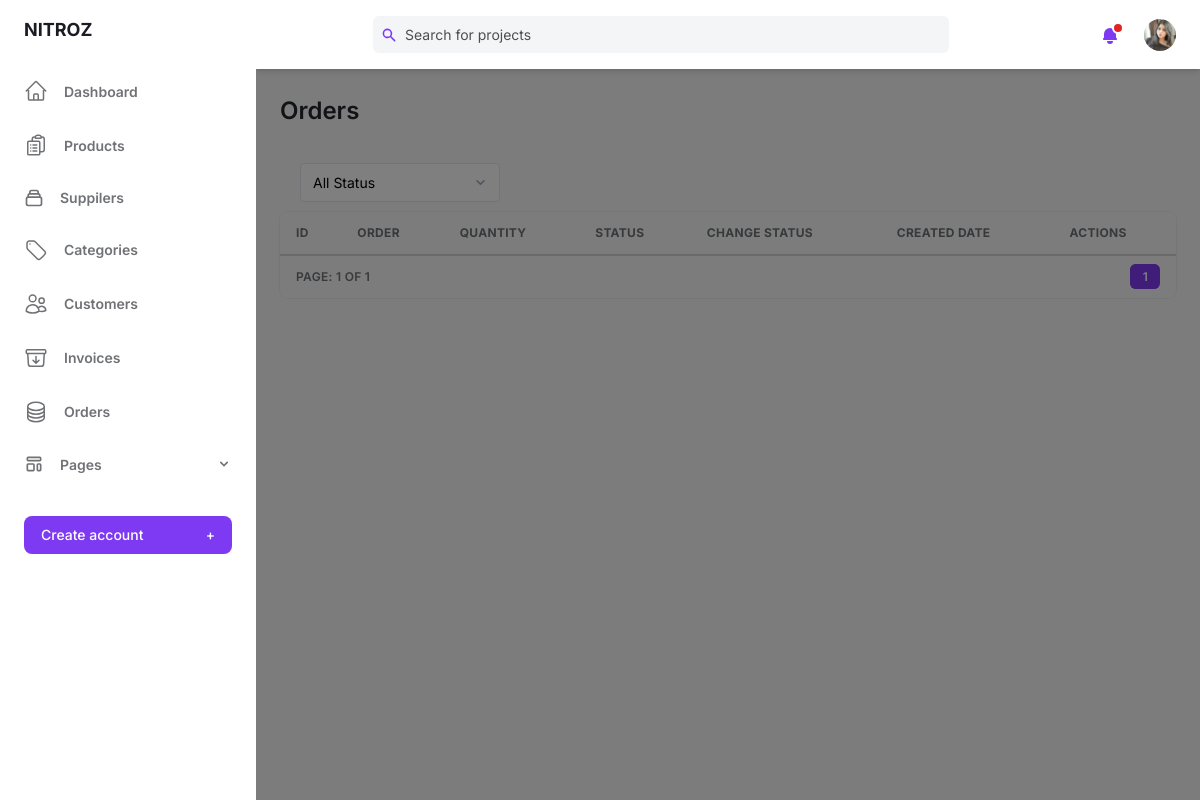
Before: /super/order/ (signed in) with the older database file.
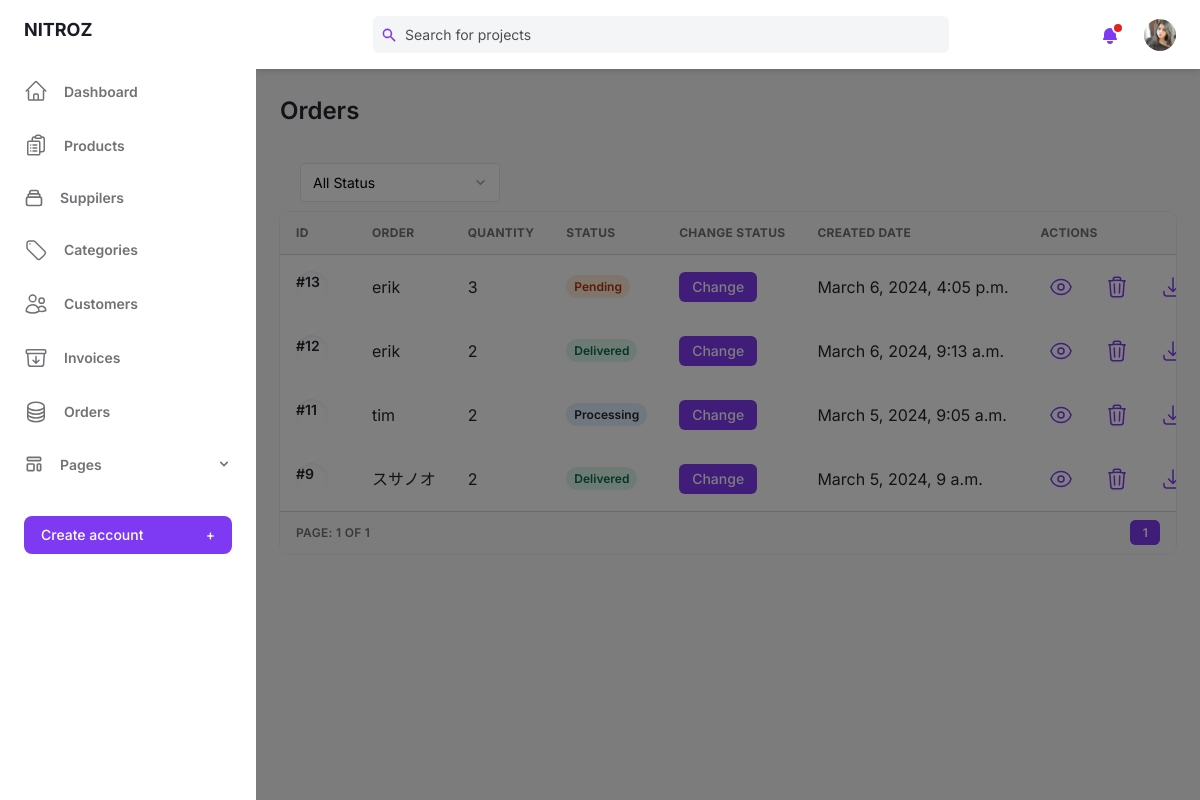
After: the same page with the newer database file.
### base/models.py (models this page shows, shortened)
class Order(models.Model):
    user = models.ForeignKey(User,on_delete=models.DO_NOTHING)
    status = models.SmallIntegerField(default=1)
    updated = models.DateTimeField(auto_now=True)
    created = models.DateTimeField(auto_now_add=True)
    class Meta:
        ordering = ['-created']

class User(AbstractUser):
    birth = models.DateField(blank=True,null=True)
    gender = models.BooleanField(default=False)
    email = models.EmailField(unique=True)
    phone = models.CharField(max_length=10,blank=True,null=True)
    avatar = models.ImageField(null=True,blank=True,upload_to='users/',default= 'users/avatar.svg')
    old_cart = models.CharField(max_length=200, blank=True, null=True)
    updated = models.DateTimeField(auto_now=True)
    created = models.DateTimeField(auto_now_add=True)
    USERNAME_FIELD = 'email'
    REQUIRED_FIELDS = []
    @property
    def ImageURL(self):
        try:
            url = self.avatar.url
        except:
            url = ''
        return url
    objects = CustomUserManager()

class OrderItem(models.Model):
    order = models.ForeignKey(Order,on_delete=models.CASCADE)
    product = models.ForeignKey(Product, on_delete=models.DO_NOTHING)
    quantity = models.PositiveIntegerField(default=0, null=True, blank=True)
    updated = models.DateTimeField(auto_now=True)
    added = models.DateTimeField(auto_now_add=True)

### base/views.py (the view)
# urls.py: path('super/order/', views.orderAdmin, name="orderAdmin"),
@login_required(login_url='/super/login/')
def orderAdmin(request):
    pageView = 'read'
    if 'q' in request.GET:
        q = request.GET['q']
        mutiple_q = Q( Q(user__username__icontains=q) |
                       Q(user__first_name__icontains=q) |
                       Q(user__last_name__icontains=q))
        orders = Order.objects.filter(mutiple_q)
    else:
        orders = Order.objects.all()
    status_filter = request.GET.get('status')
    if status_filter:
        if status_filter == '0':
            return redirect('orderAdmin')
        else:
            orders = orders.filter(status=status_filter)
    page = Paginator(orders, 4)
    page_list = request.GET.get('page')
    page = page.get_page(page_list)
    context = {'orders':orders, 'page':page, 'pageView':pageView}
    return render(request, 'base/admin/order.html', context)

### base/context_processors.py (called while the page is built)
def cart(request):
    return {'cart': Cart(request)}

### base/templates/base/admin/order.html (shortened to what the changed rows need)
{% extends "admin/main.html" %}
{% block content %}
<main class="h-full pb-16 overflow-y-auto">
    <div class="container grid px-6 mx-auto">
    {% if pageView == 'read' %}
    <h2 class="my-6 text-2xl font-semibold text-gray-700 dark:text-gray-200">Orders</h2>
    {% endif %}
    {% if pageView == 'read' %}
      <div class="w-full overflow-hidden rounded-lg shadow-xs">
        <div class="w-full overflow-x-auto">
            <table class="w-full whitespace-no-wrap">
                <thead>
                <tr class="text-xs font-semibold tracking-wide text-left text-gray-500 uppercase border-b dark:border-gray-700 bg-gray-50 dark:text-gray-400 dark:bg-gray-800">
                    <th class="px-4 py-3">ID</th>
                    <th class="px-4 py-3">Order</th>
                    <th class="px-4 py-3">Quantity</th>
                    <th class="px-4 py-3">Status</th>
                    <th class="px-4 py-3">Change Status</th>
                    <th class="px-4 py-3">Created Date</th>
                    <th class="px-4 py-3">Actions</th>
                </tr>
                </thead>
                {% for order in page.object_list %}
                <tbody class="bg-white divide-y dark:divide-gray-700 dark:bg-gray-800">
                <tr class="text-gray-700 dark:text-gray-400">
                    <td class="px-4 py-3">
                    <div class="flex items-center text-sm">
                        <div class="relative hidden w-8 h-8 mr-3 rounded-full md:block">
                        <div class="absolute inset-0 rounded-full shadow-inner" aria-hidden="true"></div>
                        <p class="font-semibold">#{{order.id}}</p>
                        </div>
                    </div>
                    </td>
                    <td class="px-4 py-3">{{order.user.username}}</td>
                    <td class="px-4 py-3">{{order.orderitem_set.all|length}}</td>
                    <td class="px-4 py-3 text-xs">
                        {% if order.status == 1 %}
                        <span class="px-2 py-1 font-semibold leading-tight text-orange-700 bg-orange-100 rounded-full dark:text-white dark:bg-orange-600">
                        Pending</span>
                        {% elif order.status == 2 %}
                        <span class="px-2 py-1 font-semibold leading-tight text-dark-700 bg-blue-100 rounded-full dark:bg-blue-700 dark:text-dark-100">
                            Processing</span>
                        </td>
                        {% elif order.status == 3 %}
                        <span class="px-2 py-1 font-semibold leading-tight text-gray-700 bg-gray-100 rounded-full dark:text-gray-100 dark:bg-gray-700">
                        Cancel</span>
                        {% elif order.status == 4 %}
                        <span class="px-2 py-1 font-semibold leading-tight text-green-700 bg-green-100 rounded-full dark:text-green-100 dark:bg-green-700">
                            Delivered</span>
                        {% endif %}
                    </td>
                    <td class="px-4 py-3">
                      {% if order.status == 1 or order.status == 2 %}
                      <button class="px-3 py-1 text-sm font-medium leading-5 text-white transition-colors duration-150 bg-purple-600 border border-transparent rounded-md active:bg-purple-600 hover:bg-purple-700 focus:outline-none focus:shadow-outline-purple">
                        <a href="#">Change</a>
                      </button>
                      {% elif request.user.is_superuser %}
                      <button class="px-3 py-1 text-sm font-medium leading-5 text-white transition-colors duration-150 bg-purple-600 border border-transparent rounded-md active:bg-purple-600 hover:bg-purple-700 focus:outline-none focus:shadow-outline-purple">
                        <a href="{% url "updateOrderStatus" order.id %}">Change</a>
                      </button>
                      {% endif %}
                    </td>
                    <td class="px-4 py-3">{{order.created}}</td>
                    <td class="px-4 py-3">
                    <div class="flex items-center space-x-4 text-sm">
                        <button class="flex items-center justify-between px-2 py-2 text-sm font-medium leading-5 text-purple-600 rounded-lg dark:text-gray-400 focus:outline-none focus:shadow-outline-gray"
                        aria-label="Edit"><a href="{% url "orderDetail" order.id %}">
                            </a>
                        </button>
                        {% if request.user.is_superuser %}
                        <button class="flex items-center justify-between px-2 py-2 text-sm font-medium leading-5 text-purple-600 rounded-lg dark:text-gray-400 focus:outline-none focus:shadow-outline-gray"
                        aria-label="Delete"><a href="{% url "deleteOrder" order.id %}">
                          </a>
                        </button>
                        {% endif %}
                        <button class="flex items-center justify-between px-2 py-2 text-sm font-medium leading-5 text-purple-600 rounded-lg dark:text-gray-400 focus:outline-none focus:shadow-outline-gray"
                        aria-label="Edit"><a href="{% url "generateOrderPDF" order.id %}">
                          <svg xmlns="http://www.w3.org/2000/svg" fill="none" viewBox="0 0 24 24" stroke-width="1.5" stroke="currentColor" class="w-6 h-6">
                            <path stroke-linecap="round" stroke-linejoin="round" d="M3 16.5v2.25A2.25 2.25 0 0 0 5.25 21h13.5A2.25 2.25 0 0 0 21 18.75V16.5M16.5 12 12 16.5m0 0L7.5 12m4.5 4.5V3" />
                          </svg></a>
                        </button>
                    </div>
                    </td>
                </tr>
                </tbody>
                {% endfor %}
            </table>
        </div>
        <div
          class="grid px-4 py-3 text-xs font-semibold tracking-wide text-gray-500 uppercase border-t dark:border-gray-700 bg-gray-50 sm:grid-cols-9 dark:text-gray-400 dark:bg-gray-800"
        >
          <span class="flex col-span-4 mt-2 sm:mt-auto sm:justify-end">
            <nav aria-label="Table navigation">
              <ul class="inline-flex items-center">
                {% for num_page in page.paginator.page_range %}
                    {% if num_page == 1 or num_page == page.paginator.num_pages or num_page == page.number or num_page == page.number|add:"-1" or num_page == page.number|add:"-2" or num_page == page.number|add:"1" or num_page == page.number|add:"2" %}
                        {% if page.number == num_page %}
                        <li><a class="px-3 py-1 text-white transition-colors duration-150 bg-purple-600 border border-r-0 border-purple-600 rounded-md focus:outline-none focus:shadow-outline-purple"
                        href="{% url 'orderAdmin' %}?page={{num_page}}{% if request.GET.q %}&q={{ request.GET.q }}{% endif %}">{{num_page}}</a>
                        </li>
                        {% else %}
                        <li><a class="px-3 py-1 rounded-md focus:outline-none focus:shadow-outline-purple"
                        href="{% url 'orderAdmin' %}?page={{num_page}}{% if request.GET.q %}&q={{ request.GET.q }}{% endif %}">{{num_page}}</a>
                        </li>
                        {% endif %}
                    {% elif num_page == page.paginator.num_pages|add:"-1" or num_page == 2 %}
                        <li><span class="px-3 py-1">...</span></li>
                    {% endif %}
                {% endfor %}
              </ul>
            </nav>
          </span>
        </div>
      </div>
    {% endif %}
    </div>
</main>
{% endblock content %}

Changed rows visible on the page:
added Order: id "13", user.username "erik", orderitem_set.all|length "3", status "Pending", created "March 6, 2024, 4:05 p.m."
added Order: id "12", user.username "erik", orderitem_set.all|length "2", status "Delivered", created "March 6, 2024, 9:13 a.m."
added Order: id "11", user.username "tim", orderitem_set.all|length "2", status "Processing", created "March 5, 2024, 9:05 a.m."
added Order: id "9", user.username "スサノオ", orderitem_set.all|length "2", status "Delivered", created "March 5, 2024, 9 a.m."
